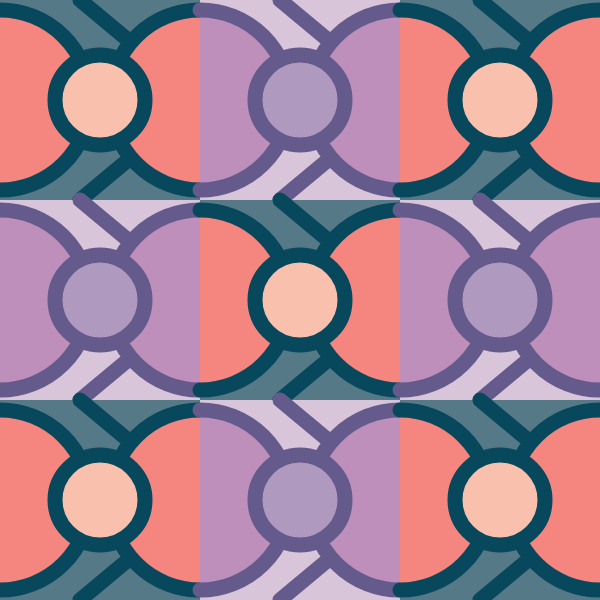
Frame 1 (no input)
Frame 60 (no input): identical to frame 1, image omitted
Frame 120 (the mouse pressed at the canvas centre since frame 60): identical to frame 1, image omitted

The p5.js sketch that drew this single still picture (run headless with seeded random() and noise() and a simulated clock; from frame 60 on, the mouse is pressed at the canvas centre):

// p5.js sketch
// ── sketch.js
function setup () {
    createCanvas(600, 600);
}

function popArt(originX, originY, outlineColor, bgColor, wingsColor, centerColor) {
    translate(originX, originY); 
    fill(bgColor);
    noStroke();
    rect(0, 0, 200, 200);
    
    stroke(outlineColor);
    strokeWeight(15);
    line(80, 0, 200, 100);
    line(200, 100, 80, 200);
    fill(wingsColor);
    
    arc(200, 100, 180, 180, HALF_PI, PI + HALF_PI);
    arc(0, 100, 180, 180, PI + HALF_PI, HALF_PI);
    
    fill (centerColor);
    circle(100, 100, 90);
    
}

function draw() {
    popArt(0,0,'#07485C', '#567987','#F4857F','#F9C0AD');
    popArt(0,200, '#655A8C','#D8C5D9','#BF8FBC','#B099BF');
    popArt(0,200, '#07485C', '#567987','#F4857F','#F9C0AD');
    
    popArt(200,-400, '#655A8C','#D8C5D9','#BF8FBC','#B099BF');
    popArt(0,200,'#07485C', '#567987','#F4857F','#F9C0AD');
    popArt(0,200, '#655A8C','#D8C5D9','#BF8FBC','#B099BF');
    
    popArt(200,-400,'#07485C', '#567987','#F4857F','#F9C0AD');
    popArt(0,200, '#655A8C','#D8C5D9','#BF8FBC','#B099BF');
    popArt(0,200, '#07485C', '#567987','#F4857F','#F9C0AD');

}
